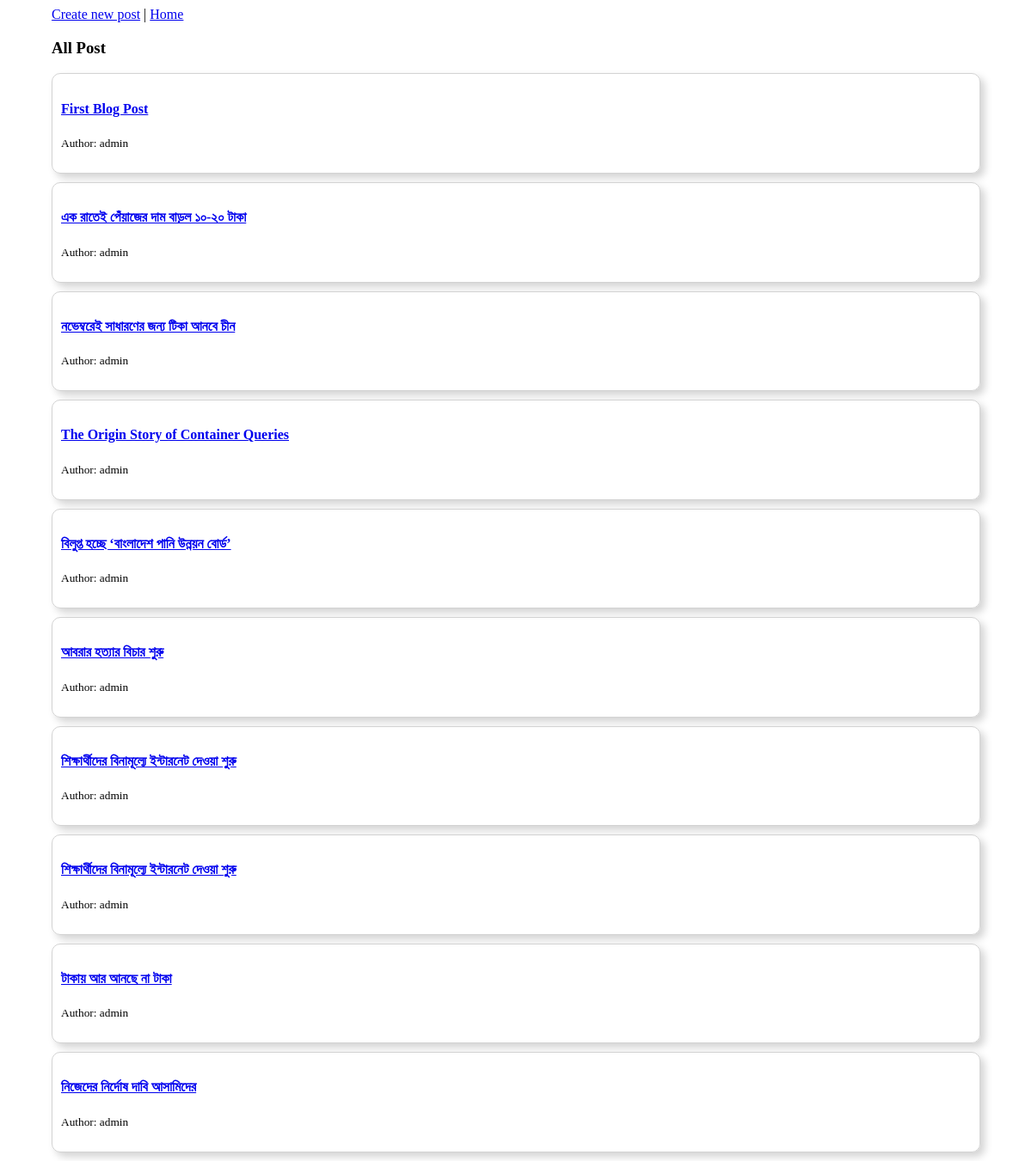
The page / on the database its author committed.
### blog/models.py (models this page shows, shortened)
class Post(models.Model):
    title = models.CharField(blank=False, max_length=200)
    author = models.ForeignKey('auth.User', on_delete=models.CASCADE)
    body = models.TextField(blank=False)

### blog/views.py (the view)
# urls.py: path('', PostListView.as_view(), name='home'),
class PostListView(ListView):
    context_object_name = 'all_post'
    model = Post
    template_name = 'blog/home.html'

### templates/blog/home.html
{% extends "blog/base.html" %}
{% block content_block %}
<h3>All Post</h3>
{% for post in all_post %}
  <div class="">
    <h4><a href="{% url 'detail' post.pk %}">{{post.title}}</a> </h4>
    <p> <small> Author: {{post.author}}</small> </p>
  </div>
{% endfor %}
{% endblock %}

### static/style.css (style rules this page uses)
*, *:before, *:after { -webkit-box-sizing: border-box; -moz-box-sizing: border-box; box-sizing: border-box; }
body { margin-left: auto; margin-right: auto; width: 90%; }
div { border: 1px solid lightgrey; border-radius: 10px; box-shadow: 5px 5px 10px lightgrey; padding: 10px; margin-top: 10px; margin-bottom: 10px; }

### rows shown on the page
Post: title "First Blog Post", author "admin"
Post: title "এক রাতেই পেঁয়াজের দাম বাড়ল ১০-২০ টাকা", author "admin"
Post: title "নভেম্বরেই সাধারণের জন্য টিকা আনবে চীন", author "admin"
Post: title "The Origin Story of Container Queries", author "admin"
Post: title "বিলুপ্ত হচ্ছে ‘বাংলাদেশ পানি উন্নয়ন বোর্ড’", author "admin"
Post: title "আবরার হত্যার বিচার শুরু", author "admin"
Post: title "শিক্ষার্থীদের বিনামূল্যে ইন্টারনেট দেওয়া শুরু", author "admin"
Post: title "শিক্ষার্থীদের বিনামূল্যে ইন্টারনেট দেওয়া শুরু", author "admin"
Post: title "টাকায় আর আনছে না টাকা", author "admin"
Post: title "নিজেদের নির্দোষ দাবি আসামিদের", author "admin"
